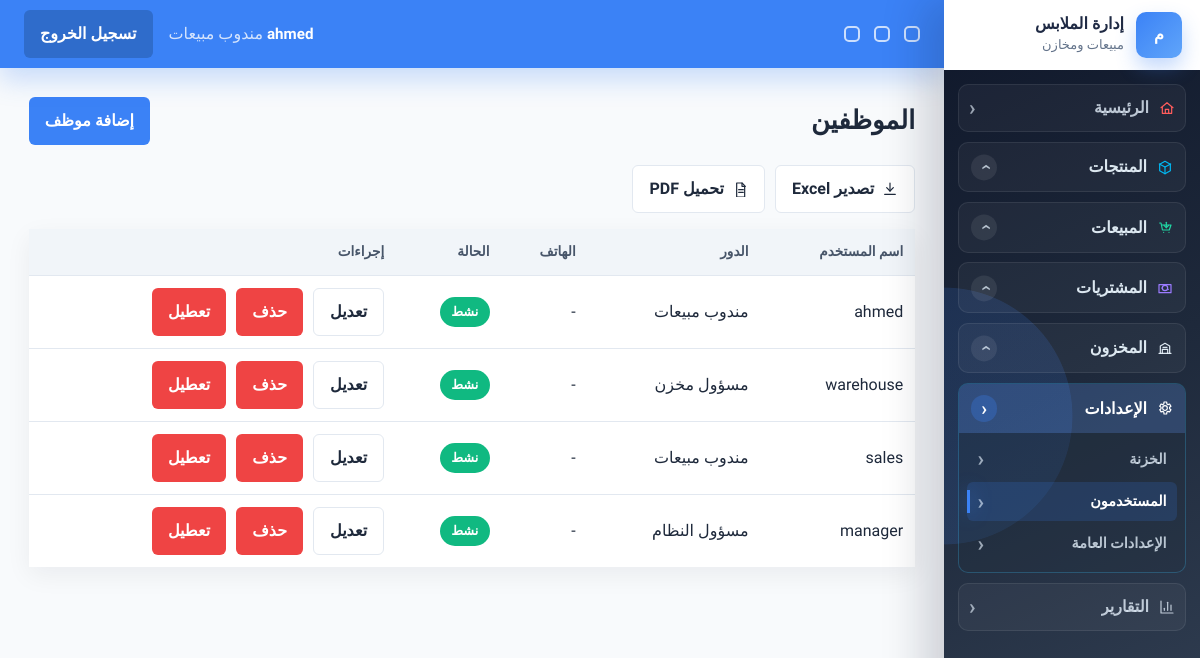
/accounts/users/ (signed in), run on an earlier commit of the app's database.
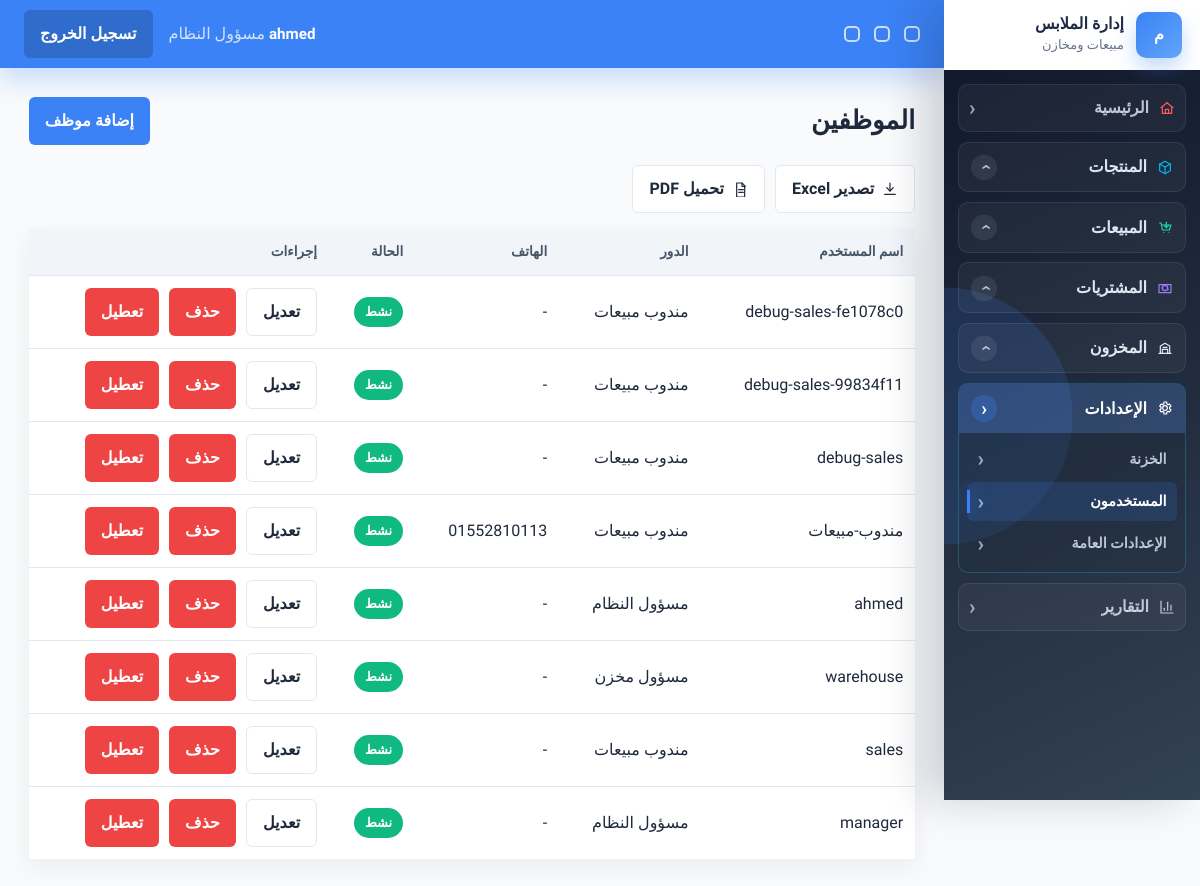
And on a later commit of the database.
### accounts/models.py (models this page shows, shortened)
class User(AbstractUser):
    ROLE_MANAGER = 'manager'
    ROLE_SALES = 'sales'
    ROLE_WAREHOUSE = 'warehouse'
    ROLE_CHOICES = [
        (ROLE_MANAGER, 'مسؤول النظام'),
        (ROLE_SALES, 'مندوب مبيعات'),
        (ROLE_WAREHOUSE, 'مسؤول مخزن'),
    ]
    username = models.CharField(
        'اسم المستخدم',
        max_length=150,
        unique=True,
        help_text='يمكن استخدام الحروف والأرقام والمسافات.',
        error_messages={'unique': 'يوجد مستخدم بهذا الاسم بالفعل.'},
    )
    role = models.CharField(max_length=20, choices=ROLE_CHOICES, default=ROLE_SALES, db_index=True)
    phone = models.CharField(max_length=20, blank=True, null=True)
    created_at = models.DateTimeField(auto_now_add=True, db_index=True)
    class Meta:
        indexes = [
            models.Index(fields=['role', 'is_active']),
            models.Index(fields=['created_at']),
        ]
    @property
    def is_manager(self):
        return self.role == self.ROLE_MANAGER or self.is_superuser

### accounts/views.py (the view)
# urls.py: path('users/', views.UserListView.as_view(), name='user_list'),
class UserListView(ManagerRequiredMixin, ExportListMixin, ListView):
    model = User
    template_name = 'accounts/users/list.html'
    context_object_name = 'users'
    paginate_by = 20
    export_title = 'قائمة المستخدمين'
    export_filename = 'users'
    export_columns = (
        ('اسم المستخدم', 'username'),
        ('الدور', 'get_role_display'),
        ('الهاتف', 'phone'),
        ('الحالة', lambda user: 'نشط' if user.is_active else 'متوقف'),
        ('تاريخ الإضافة', 'created_at'),
    )
    def get_queryset(self):
        return User.objects.order_by('-created_at')

### accounts/permissions.py (called while the page is built)
def has_role(user, *roles):
    if not user.is_authenticated:
        return False
    if user.is_superuser or getattr(user, 'role', None) == 'manager':
        return True
    return getattr(user, 'role', None) in roles

    def test_func(self):
        return has_role(self.request.user, *self.allowed_roles)

### config/exports.py (called while the page is built)
    def dispatch(self, request, *args, **kwargs):
        export_format = request.GET.get('export')
        if export_format in {'excel', 'pdf'}:
            return self.export_response(export_format)
        return super().dispatch(request, *args, **kwargs)

    def get_context_data(self, **kwargs):
        context = super().get_context_data(**kwargs)
        context['export_enabled'] = bool(self.export_columns)
        return context

### templates/accounts/users/list.html (shortened to what this page needs)
{% extends 'base.html' %}
{% block content %}
<div class="page-head">
    <h1>الموظفين</h1>
    <a class="btn btn-accent" href="{% url 'accounts:user_create' %}">إضافة موظف</a>
</div>
{% include 'partials/export_buttons.html' %}
<div class="table-wrap">
    <table>
        <thead><tr><th>اسم المستخدم</th><th>الدور</th><th>الهاتف</th><th>الحالة</th><th>إجراءات</th></tr></thead>
        <tbody>
        {% for user in users %}
            <tr>
                <td>{{ user.username }}</td>
                <td>{{ user.get_role_display }}</td>
                <td>{{ user.phone|default:'-' }}</td>
                <td><span class="badge {% if user.is_active %}success{% else %}danger{% endif %}">{% if user.is_active %}نشط{% else %}معطل{% endif %}</span></td>
                <td class="actions">
                    <a class="btn btn-light" href="{% url 'accounts:user_update' user.pk %}">تعديل</a>
                    <a class="btn btn-danger" href="{% url 'accounts:user_delete' user.pk %}">حذف</a>
                    <form method="post" action="{% url 'accounts:user_deactivate' user.pk %}" data-confirm="تعطيل هذا الموظف؟">{% csrf_token %}<button class="btn btn-danger">تعطيل</button></form>
                </td>
            </tr>
        {% empty %}
            <tr><td colspan="5">لا توجد بيانات</td></tr>
        {% endfor %}
        </tbody>
    </table>
</div>
{% endblock %}

### templates/base.html (shortened to what this page needs)
{% load static %}
<!doctype html>
<html lang="ar" dir="rtl">
<head>
    <link rel="stylesheet" href="{% static 'css/main.css' %}">
</head>
<body>
{% if request.user.is_authenticated %}
<div class="app-shell">
    {% include 'partials/sidebar.html' %}
    <main class="main-area">
        {% include 'partials/navbar.html' %}
        <section class="page-content">
            {% block content %}{% endblock %}
        </section>
    </main>
</div>
{% else %}
    {% block auth_content %}{% endblock %}
{% endif %}
</body>
</html>

### templates/partials/sidebar.html (shortened to what this page needs)
<aside class="sidebar">
    <div class="brand">
        <div class="brand-mark">م</div>
        <div>
            <strong>إدارة الملابس</strong>
            <span>مبيعات ومخازن</span>
        </div>
    </div>
    <nav class="side-nav" aria-label="القائمة الرئيسية">
        <a class="nav-link nav-single" href="{% url 'dashboard:index' %}">
            <svg class="ui-icon color-red"><use href="#icon-home"></use></svg>
            <span class="nav-text">الرئيسية</span>
            <span class="nav-arrow">‹</span>
        </a>
        {% if request.user.is_manager or request.user.is_warehouse %}
            <div class="nav-group">
                <button class="nav-group-toggle" type="button" data-nav-group-toggle aria-expanded="false">
                    <svg class="ui-icon color-cyan"><use href="#icon-box"></use></svg>
                    <span class="nav-text">المنتجات</span>
                    <span class="nav-chevron" aria-hidden="true">‹</span>
                </button>
            </div>
        {% endif %}
        {% if request.user.is_manager or request.user.is_sales %}
            <div class="nav-group">
                <button class="nav-group-toggle" type="button" data-nav-group-toggle aria-expanded="false">
                    <svg class="ui-icon color-green"><use href="#icon-sale"></use></svg>
                    <span class="nav-text">المبيعات</span>
                    <span class="nav-chevron" aria-hidden="true">‹</span>
                </button>
            </div>
        {% endif %}
        {% if request.user.is_manager %}
            <div class="nav-group">
                <button class="nav-group-toggle" type="button" data-nav-group-toggle aria-expanded="false">
                    <svg class="ui-icon color-purple"><use href="#icon-money"></use></svg>
                    <span class="nav-text">المشتريات</span>
                    <span class="nav-chevron" aria-hidden="true">‹</span>
                </button>
            </div>
        {% endif %}
        {% if request.user.is_manager or request.user.is_warehouse %}
            <div class="nav-group">
                <button class="nav-group-toggle" type="button" data-nav-group-toggle aria-expanded="false">
                    <svg class="ui-icon color-blue"><use href="#icon-warehouse"></use></svg>
                    <span class="nav-text">المخزون</span>
                    <span class="nav-chevron" aria-hidden="true">‹</span>
                </button>
            </div>
        {% endif %}
        {% if request.user.is_manager %}
            <div class="nav-group">
                <button class="nav-group-toggle" type="button" data-nav-group-toggle aria-expanded="false">
                    <svg class="ui-icon color-gray"><use href="#icon-settings"></use></svg>
                    <span class="nav-text">الإعدادات</span>
                    <span class="nav-chevron" aria-hidden="true">‹</span>
                </button>
                <div class="nav-group-panel">
                    <a class="nav-link" href="{% url 'finance:cash' %}"><span class="nav-text">الخزنة</span><span class="nav-arrow">‹</span></a>
                    <a class="nav-link" href="{% url 'accounts:user_list' %}"><span class="nav-text">المستخدمون</span><span class="nav-arrow">‹</span></a>
                    <a class="nav-link" href="{% url 'settings_app:index' %}"><span class="nav-text">الإعدادات العامة</span><span class="nav-arrow">‹</span></a>
                </div>
            </div>
        {% endif %}
        {% if request.user.is_manager or request.user.is_sales or request.user.is_warehouse %}
            <a class="nav-link nav-single" href="{% url 'reports:index' %}">
                <svg class="ui-icon color-blue"><use href="#icon-chart"></use></svg>
                <span class="nav-text">التقارير</span>
                <span class="nav-arrow">‹</span>
            </a>
        {% endif %}
    </nav>
</aside>

### templates/partials/navbar.html (shortened to what this page needs)
<header class="topbar">
    <div class="topbar-tools" aria-hidden="true">
        <span></span>
        <span></span>
        <span></span>
    </div>
    <div class="topbar-user">
        <strong>{{ request.user.get_full_name|default:request.user.username }}</strong>
        <span>{{ request.user.get_role_display }}</span>
    </div>
    <form method="post" action="{% url 'accounts:logout' %}">
        <button class="btn btn-secondary" type="submit">تسجيل الخروج</button>
    </form>
</header>

### templates/partials/export_buttons.html
{% if export_enabled %}
    <div class="button-row export-actions">
        <a class="btn btn-light" href="?{{ request.GET.urlencode }}{% if request.GET %}&{% endif %}export=excel"><svg class="ui-icon"><use href="#icon-download"></use></svg>تصدير Excel</a>
        <a class="btn btn-light" href="?{{ request.GET.urlencode }}{% if request.GET %}&{% endif %}export=pdf"><svg class="ui-icon"><use href="#icon-file"></use></svg>تحميل PDF</a>
    </div>
{% endif %}

What changed in the data, as far as the page shows it:
changed User "ahmed": user.role "مندوب مبيعات" → "مسؤول النظام"; role "مندوب مبيعات" → "مسؤول النظام"
added User: username "debug-sales-fe1078c0", role "مندوب مبيعات", phone "-", is_active "نشط"
added User: username "debug-sales-99834f11", role "مندوب مبيعات", phone "-", is_active "نشط"
added User: username "debug-sales", role "مندوب مبيعات", phone "-", is_active "نشط"
added User: username "مندوب-مبيعات", role "مندوب مبيعات", phone "01552810113", is_active "نشط"
